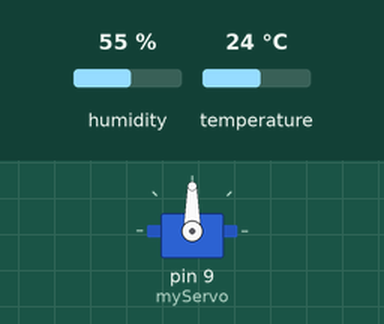
Bench run of a sketch on a simulated Arduino Uno, built with avr-gcc and run on an emulated ATmega328P. On the bench: servo. The inputs (shaded band) are chosen by the test bench; at power-on: humidity 55 %, temperature 24 °C. What the sketch prints to the serial monitor is not drawn.

Above: at 3.4 s.
3.5 s: humidity set to 43 %
7.3 s: humidity set to 40 %
At 8.9 s:
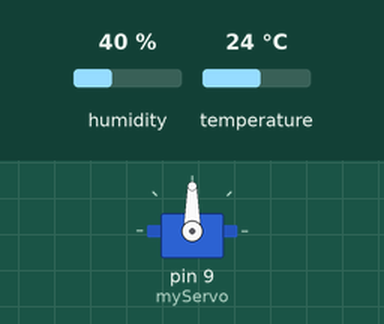
11.1 s: humidity set to 28 %
14.9 s: humidity set to 25 %
At 18.3 s:
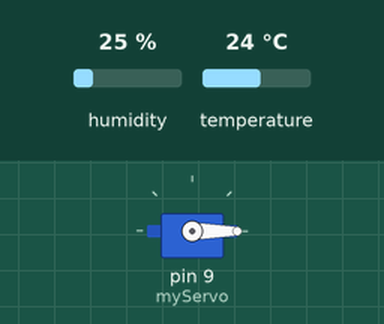
18.7 s: humidity set to 27 %
At 20.5 s:
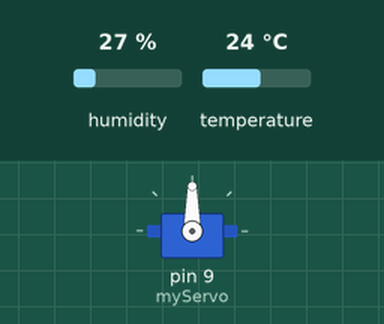
22.5 s: humidity set to 22 %
At 24.1 s:
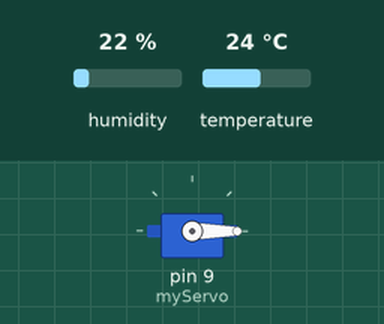
Timing chart, 0 to 25.6 s (numbered marks = the images above; inputs shaded):
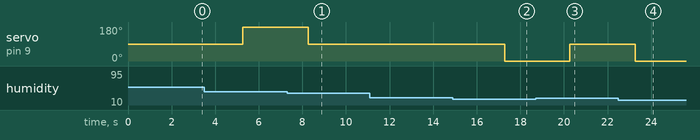

Measured:
- the behaviour switches between 27 and 26 % on humidity (found by bisection; images 1 and 2)
- after the input at 7.3 s, servo on pin 9 (myServo): 180° → 90° after 0.97 s
- after the input at 11.1 s, every drawn part: stays the same
- after the input at 14.9 s, servo on pin 9 (myServo): 90° → 0° after 2.4 s
- after the input at 18.7 s, servo on pin 9 (myServo): 0° → 90° after 1.6 s
- after the input at 22.5 s, servo on pin 9 (myServo): 90° → 0° after 0.78 s

The sketch:

sketch_oct1b.ino
```cpp
#include <Servo.h>

#include <dht_nonblocking.h>

//establishing/allocating DHT sensor
#define DHT_SENSOR_TYPE DHT_TYPE_11

static const int DHT_SENSOR_PIN = 2;

DHT_nonblocking dht_sensor(DHT_SENSOR_PIN, DHT_SENSOR_TYPE);

Servo myServo;

void setup(){
  Serial.begin(9600);

  myServo.attach(9);
  int pos = 0;

  Serial.println("servo set up");

  float temperature;
  float humidity;

  Serial.println("waiting for sensor");
  while(dht_sensor.measure(&temperature, &humidity) != true){
    Serial.print(".");
  }

}


static bool measure_environment(float * temperature, float * humidity){
  static unsigned long measurement_timestamp = millis();

  if(millis() - measurement_timestamp >3000ul){
    if(dht_sensor.measure(temperature, humidity) == true){
      measurement_timestamp = millis();
      return(true);
    }
  }
  return(false);
}

void loop(){
  float temperature;
  float humidity;

  if(measure_environment(&temperature, &humidity)== true){
    if(humidity>=21.0 && humidity <= 26.0){
      Serial.print("T = ");
      Serial.print(temperature, 1);
      Serial.print("deg C, H = ");
      Serial.print(humidity, 1);
      Serial.println(" % ");
      myServo.write(0);
    }
    else if(humidity>=26.0 && humidity <= 41.0){
      Serial.print("T = ");
      Serial.print(temperature, 1);
      Serial.print("deg C, H = ");
      Serial.print(humidity, 1);
      Serial.println(" % ");
      myServo.write(90);
  }
      else if(humidity>=41.0 && humidity <= 60.0){
      Serial.print("T = ");
      Serial.print(temperature, 1);
      Serial.print("deg C, H = ");
      Serial.print(humidity, 1);
      Serial.println(" % ");
      myServo.write(180);
  }
}
}
```
